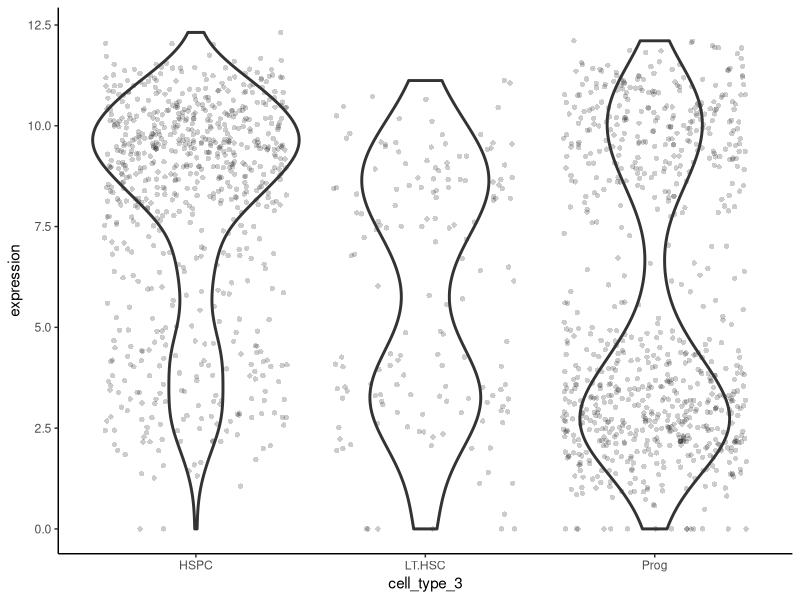
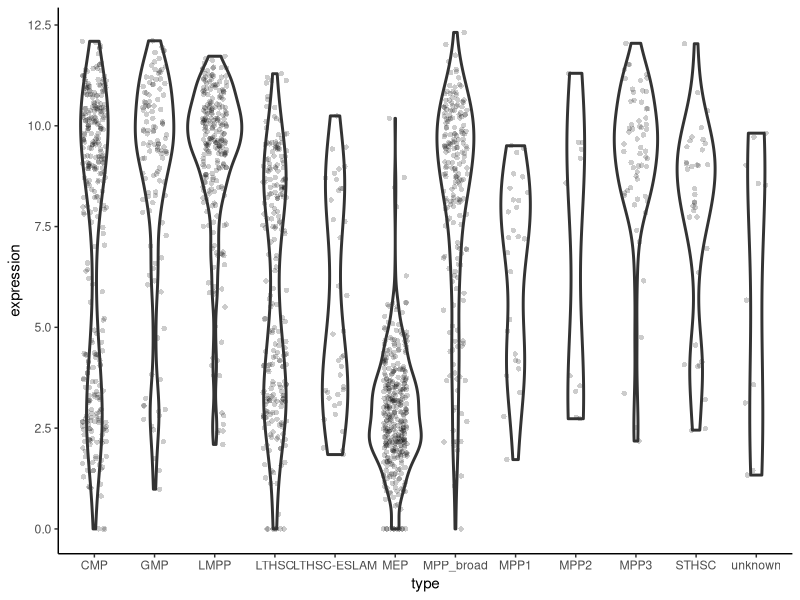
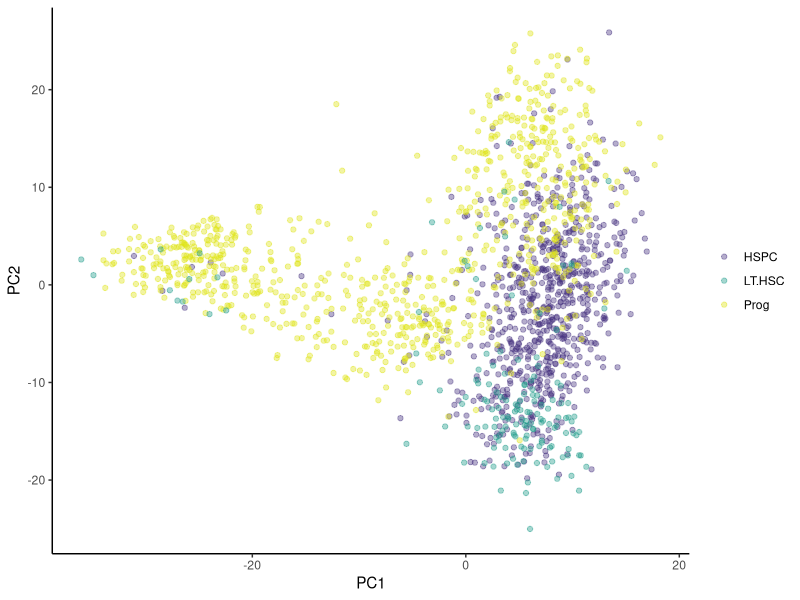
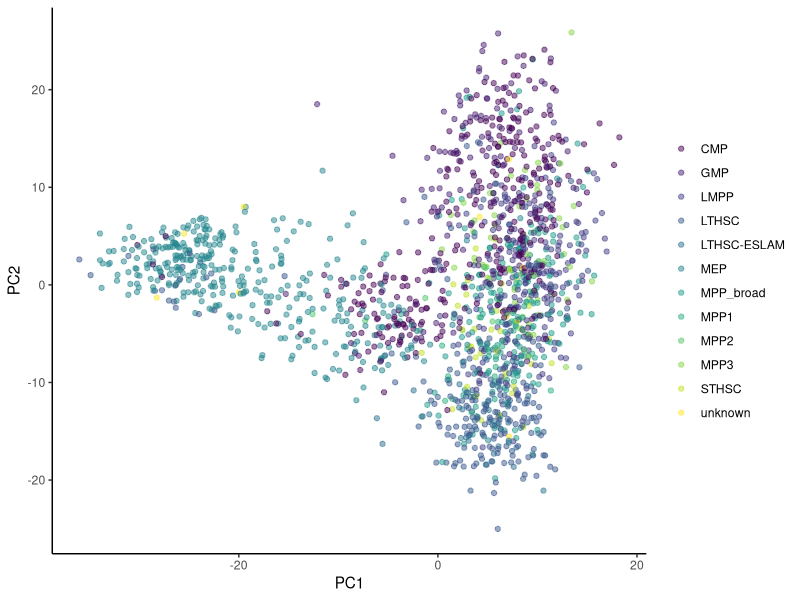
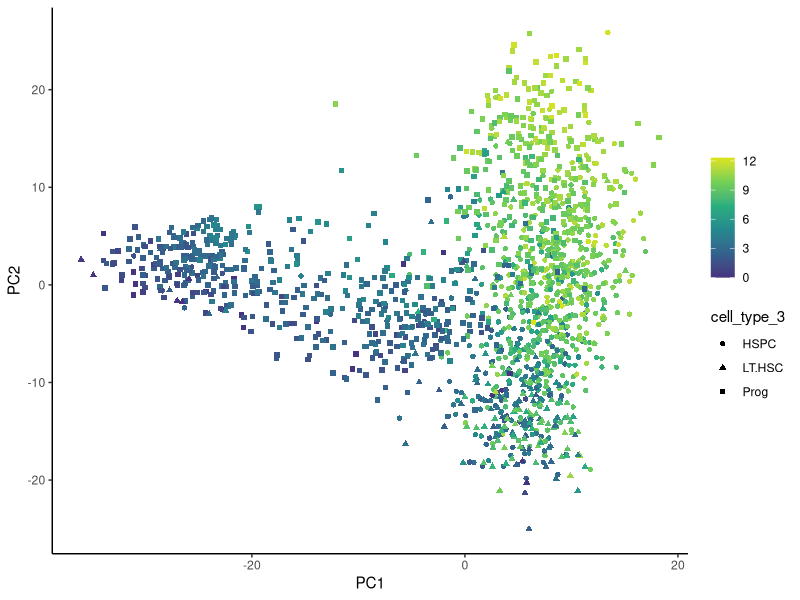
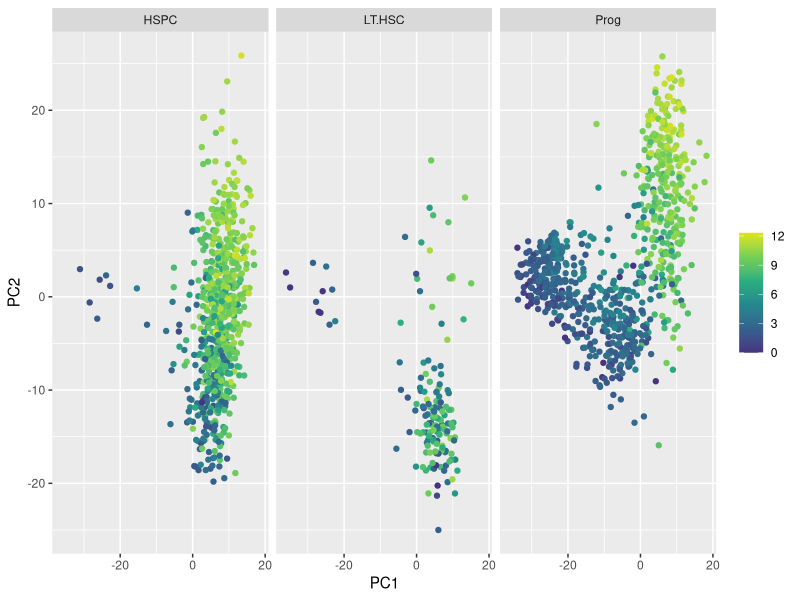

Here is the R script that generated these plots, in order:
## ---- chunk 1
#| echo: false
library(tidyverse)
## ---- chunk 2
# 🐭 import the three datasets
lthsc <- read_csv("data-raw/surfaceome_lthsc.csv")
hspc <- read_csv("data-raw/surfaceome_hspc.csv")
prog <- read_csv("data-raw/surfaceome_prog.csv")
## ---- chunk 3
#| echo: false
# number of columns in each dataset
nlthsc <- ncol(lthsc) - 1
nhspc <- ncol(hspc) - 1
nprog <- ncol(prog) - 1
ntotal <- nlthsc + nhspc + nprog
## ---- chunk 4
#  combine the three datasets
cell_expr <- hspc |>
  left_join(prog, 
            by = "ensembl_gene_id") |> 
  left_join(lthsc, 
            by = "ensembl_gene_id")
## ---- chunk 5
# 🐭 import the gene information
gene_info <- read_csv("results/hspc_prog_results.csv") |> 
  select(ensembl_gene_id, external_gene_name, description)
## ---- chunk 6
# 🐭 join the gene information to the cell_expr data
cell_expr <- cell_expr |> 
  left_join(gene_info, 
            by = "ensembl_gene_id")
## ---- chunk 7
cell <- read_csv("data-raw/er_cell_types.csv")

## ---- chunk 8
cell |> 
  group_by(type) |>
  count()
## ---- chunk 9
# 🐭 pivot the cell_expr data
cell_expr_long <- cell_expr |> 
  pivot_longer(cols = -c(ensembl_gene_id, 
                         external_gene_name, 
                         description),
               names_to = "cell_id", 
               values_to = "expression")
## ---- chunk 10
cell_expr_long <- cell_expr_long |> 
  extract(cell_id, 
          remove = FALSE,
          c("cell_type_3", "cell_number"),
          "([a-zA-Z.]{4, 6})_([0-9]{3})")
## ---- chunk 11
cell_expr_long <- cell_expr_long |> 
  left_join(cell |> select(cell_id, type), 
            by = "cell_id")
## ---- chunk 12
# 🐭 plot the expression of Emb in each cell type
cell_expr_long |> 
  filter(external_gene_name == "Emb") |> 
  ggplot(aes(x = cell_type_3, y = expression)) +
  geom_jitter(width = 0.4, alpha = 0.2, pch = 16) +
  geom_violin(fill = NA, linewidth = 1) +
  theme_classic()
## ---- chunk 13
# 🐭 plot the expression of Emb in each cell type
cell_expr_long |> 
  filter(external_gene_name == "Emb") |> 
  ggplot(aes(x = type, y = expression)) +
  geom_jitter(width = 0.2, alpha = 0.2, pch = 16) +
  geom_violin(fill = NA, linewidth = 1) +
  theme_classic()
## ---- chunk 14
cell_expr_trans <- cell_expr |> 
  dplyr::select(starts_with(c("HSPC_", "Prog_", "LT.HSC_"))) |>
  t() |> 
  data.frame()
## ---- chunk 15
colnames(cell_expr_trans) <- cell_expr$ensembl_gene_id
## ---- chunk 16
pca <- cell_expr_trans |>
  prcomp(rank. = 8)
## ---- chunk 17
pca_labelled <- data.frame(pca$x,
                           cell_id = row.names(cell_expr_trans))
## ---- chunk 18
pca_labelled <- pca_labelled |> 
  extract(cell_id, 
          remove = FALSE,
          c("cell_type_3", "cell_number"),
          "([a-zA-Z.]{4, 6})_([0-9]{3})")
## ---- chunk 19
pca_labelled <- pca_labelled |> 
  left_join(cell |> select(cell_id, type), 
            by = "cell_id")
## ---- chunk 20
pca_labelled <- pca_labelled |> 
  left_join(cell_expr_long |> 
              filter(external_gene_name == "Emb") |> 
              select(cell_id, "Emb_expr" = expression), 
            by = "cell_id")
## ---- chunk 21
pca_labelled |> 
  ggplot(aes(x = PC1, y = PC2, 
             colour = cell_type_3)) +
  geom_point(alpha = 0.4) +
  scale_colour_viridis_d(end = 0.95, begin = 0.15,
                         name = NULL) +
  theme_classic()

## ---- chunk 22
pca_labelled |> 
  ggplot(aes(x = PC1, y = PC2, 
             colour = type)) +
  geom_point(alpha = 0.5) +
  scale_colour_viridis_d(name = NULL) +
  theme_classic()

## ---- chunk 23
pca_labelled |> 
  ggplot(aes(x = PC1, y = PC2, 
             colour = Emb_expr,
             shape = cell_type_3)) +
  geom_point() +
  scale_colour_viridis_c(end = 0.95, begin = 0.15,
                         name = NULL) +
  theme_classic()

## ---- chunk 24
pca_labelled |> 
  ggplot(aes(x = PC1, y = PC2, 
             colour = Emb_expr)) +
  geom_point() +
  scale_colour_viridis_c(end = 0.95, begin = 0.15,
                         name = NULL) +
  facet_wrap(~cell_type_3)

